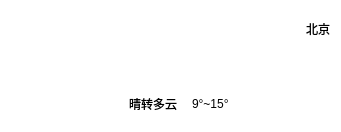
    <widget class="QWidget" name="widget_3" native="true">
     <property name="geometry">
      <rect>
       <x>10</x>
       <y>70</y>
       <width>341</width>
       <height>121</height>
      </rect>
     </property>
     <property name="styleSheet">
      <string notr="true">background-color: rgba(157, 133, 255, 0);
border-radius: 15px</string>
     </property>
     <layout class="QHBoxLayout" name="horizontalLayout_3">
      <property name="spacing">
       <number>8</number>
      </property>
      <item>
       <widget class="QLabel" name="lblTypeIcon">
        <property name="minimumSize">
         <size>
          <width>110</width>
          <height>110</height>
         </size>
        </property>
        <property name="maximumSize">
         <size>
          <width>110</width>
          <height>110</height>
         </size>
        </property>
        <property name="styleSheet">
         <string notr="true">background-color: rgba(255, 255, 255, 0);</string>
        </property>
        <property name="text">
         <string/>
        </property>
        <property name="pixmap">
         <pixmap resource="mainWindow.qrc">:/res/type/DuoYun.png</pixmap>
        </property>
        <property name="scaledContents">
         <bool>true</bool>
        </property>
        <property name="alignment">
         <set>Qt::AlignCenter</set>
        </property>
       </widget>
      </item>
      <item>
       <layout class="QVBoxLayout" name="verticalLayout_2">
        <property name="spacing">
         <number>0</number>
        </property>
        <item>
         <layout class="QHBoxLayout" name="horizontalLayout_2">
          <item>
           <widget class="QLabel" name="lblTemp">
            <property name="font">
             <font>
              <family>Arial</family>
              <pointsize>50</pointsize>
              <italic>false</italic>
              <bold>false</bold>
             </font>
            </property>
            <property name="styleSheet">
             <string notr="true">color: rgb(255, 255, 255);
font: 50pt &quot;Arial&quot;;
background-color: rgba(0, 255, 255, 0);</string>
            </property>
            <property name="text">
             <string>13°</string>
            </property>
            <property name="scaledContents">
             <bool>true</bool>
            </property>
            <property name="alignment">
             <set>Qt::AlignCenter</set>
            </property>
           </widget>
          </item>
          <item>
           <spacer name="horizontalSpacer_2">
            <property name="orientation">
             <enum>Qt::Horizontal</enum>
            </property>
            <property name="sizeHint" stdset="0">
             <size>
              <width>40</width>
              <height>20</height>
             </size>
            </property>
           </spacer>
          </item>
          <item>
           <layout class="QVBoxLayout" name="verticalLayout">
            <property name="topMargin">
             <number>0</number>
            </property>
            <property name="bottomMargin">
             <number>40</number>
            </property>
            <item>
             <widget class="QLabel" name="lblCity">
              <property name="styleSheet">
               <string notr="true">font: 12pt &quot;Microsoft YaHei UI&quot;;
background-color: rgba(255, 255, 255,0);</string>
              </property>
              <property name="text">
               <string>北京</string>
              </property>
              <property name="alignment">
               <set>Qt::AlignRight|Qt::AlignTrailing|Qt::AlignVCenter</set>
              </property>
             </widget>
            </item>
           </layout>
          </item>
         </layout>
        </item>
        <item>
         <layout class="QHBoxLayout" name="horizontalLayout">
          <property name="spacing">
           <number>6</number>
          </property>
          <property name="sizeConstraint">
           <enum>QLayout::SetDefaultConstraint</enum>
          </property>
          <item>
           <widget class="QLabel" name="lblType">
            <property name="sizePolicy">
             <sizepolicy hsizetype="Preferred" vsizetype="Preferred">
              <horstretch>0</horstretch>
              <verstretch>0</verstretch>
             </sizepolicy>
            </property>
            <property name="styleSheet">
             <string notr="true">background-color: rgba(255, 255, 255,0);
font: 12pt &quot;微软雅黑&quot;;</string>
            </property>
            <property name="text">
             <string>晴转多云</string>
            </property>
            <property name="scaledContents">
             <bool>true</bool>
            </property>
            <property name="alignment">
             <set>Qt::AlignLeading|Qt::AlignLeft|Qt::AlignVCenter</set>
            </property>
           </widget>
          </item>
          <item>
           <widget class="Line" name="line">
            <property name="minimumSize">
             <size>
              <width>0</width>
              <height>15</height>
             </size>
            </property>
            <property name="maximumSize">
             <size>
              <width>16777215</width>
              <height>15</height>
             </size>
            </property>
            <property name="styleSheet">
             <string notr="true">color: rgb(255, 0, 0);</string>
            </property>
            <property name="orientation">
             <enum>Qt::Vertical</enum>
            </property>
           </widget>
          </item>
          <item>
           <widget class="QLabel" name="lblLowHigh">
            <property name="styleSheet">
             <string notr="true">background-color: rgba(255, 255, 255,0);
font: 12pt &quot;微软雅黑&quot;;</string>
            </property>
            <property name="text">
             <string>9°~15°</string>
            </property>
            <property name="alignment">
             <set>Qt::AlignLeading|Qt::AlignLeft|Qt::AlignVCenter</set>
            </property>
           </widget>
          </item>
          <item>
           <spacer name="horizontalSpacer">
            <property name="orientation">
             <enum>Qt::Horizontal</enum>
            </property>
            <property name="sizeHint" stdset="0">
             <size>
              <width>40</width>
              <height>20</height>
             </size>
            </property>
           </spacer>
          </item>
         </layout>
        </item>
       </layout>
      </item>
     </layout>
    </widget>
